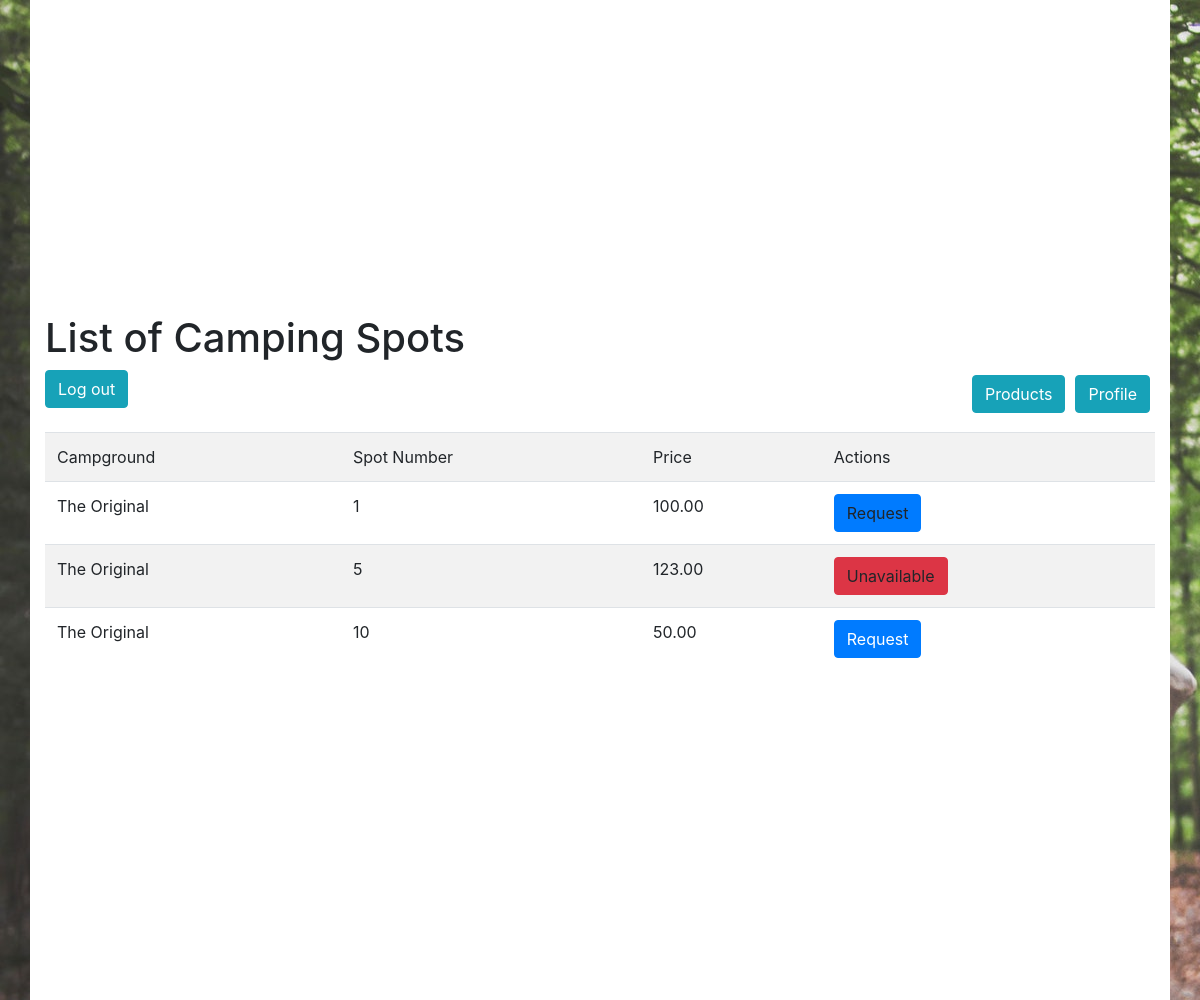
The page /camping_spot/index on the database as committed earlier.
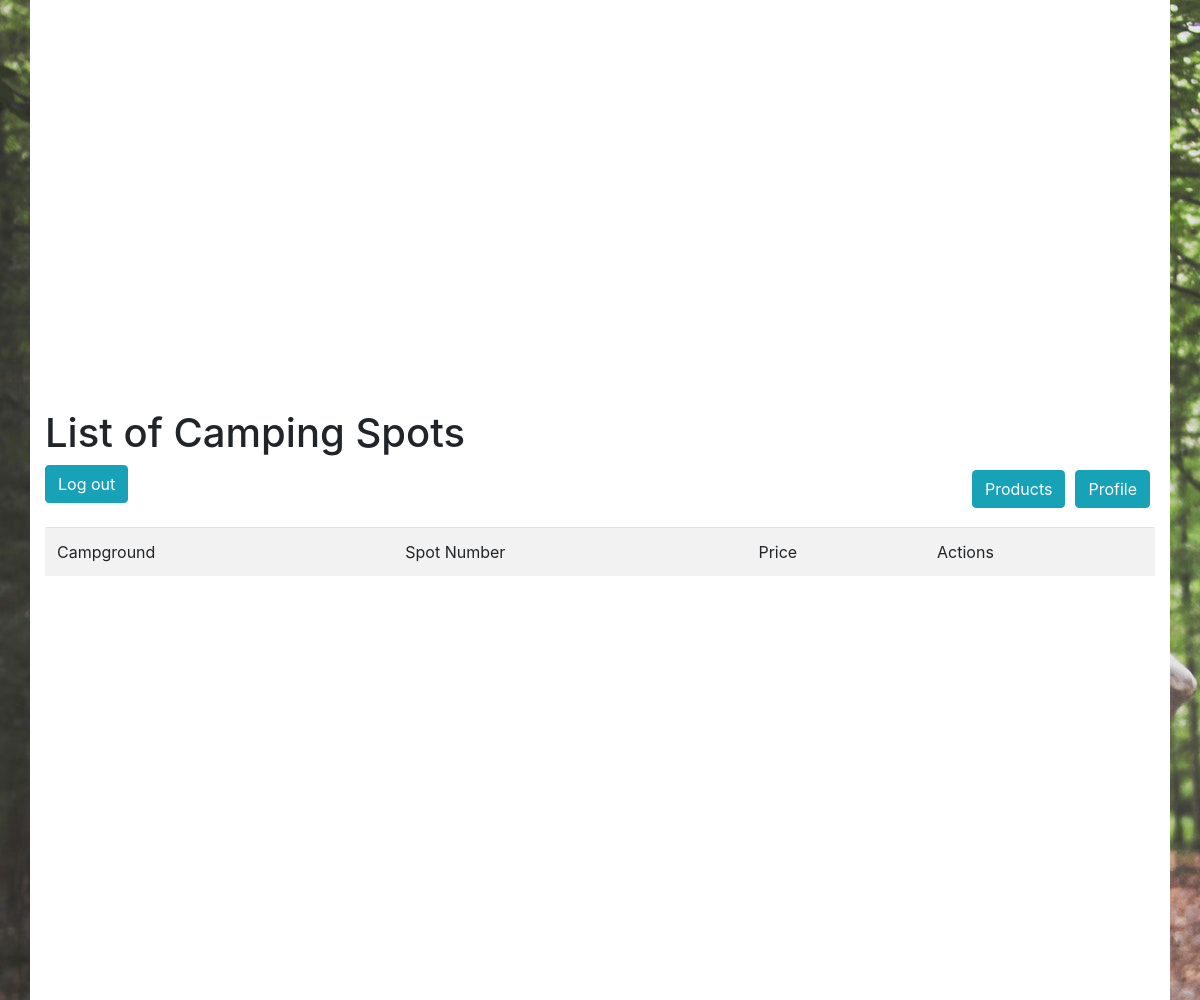
The same page on the database as committed later.
### tables this page shows
CREATE TABLE `camping_spot` (
  `camping_spot_id` int(11) NOT NULL,
  `campground_id` int(11) NOT NULL,
  `description` text NOT NULL,
  `image` varchar(100) NOT NULL DEFAULT 'default.png',
  `availability` enum('occupied','not occupied','pending') NOT NULL,
  `price` decimal(7,2) NOT NULL,
  `spot_number` int(11) NOT NULL
);

CREATE TABLE `campground` (
  `campground_id` int(11) NOT NULL,
  `name` varchar(50) NOT NULL,
  `street` varchar(50) NOT NULL,
  `postal_code` varchar(50) NOT NULL,
  `province` varchar(50) NOT NULL
);

### app/controllers/Camping_spotController.php (called while the page is built, shortened)
<?php
	class Camping_spotController extends Controller{
		public function index(){
			$items = $this->model('Camping_spot')->get();
			$this->view('camping_spot/index', ['items'=>$items]);
		}
	}
?>

### app/core/App.php (called while the page is built, shortened)
<?php
class App{
	var $method = 'index';
	public function __construct(){
		$url = $this->parseURL();
		if(isset($url[0]) && file_exists('app/controllers/'. $url[0]. 'Controller.php')) {
			unset($url[0]);
		}
		$this->controller = new $this->controller();
		if(isset($url[1]) && method_exists($this->controller, $url[1])){
			$this->method = $url[1];
			unset($url[1]);
		}
		$this->params = $url ? array_values($url) : [];
		call_user_func_array([$this->controller, $this->method], $this->params);
	}
	private function parseURL(){
		if(isset($_GET['url'])) {
			return explode('/', filter_var(rtrim($_GET['url'],'/'), FILTER_SANITIZE_URL));
		}
	}
}
?>

### index.php (called while the page is built, shortened)
<?php
	new App();
?>

### app/models/Camping_spot.php (called while the page is built, shortened)
<?php
	class Camping_spot extends Model{
		public function get(){
			$SQL = 'SELECT * FROM Camping_spot INNER JOIN campground ON Camping_spot.campground_id = campground.campground_id';
			$stmt = self::$_connection->prepare($SQL);
			$stmt->execute();
			$stmt->setFetchMode(PDO::FETCH_CLASS, 'Camping_spot');
			return $stmt->fetchAll();
		}
	}
?>

### app/core/Model.php (called while the page is built, shortened)
<?php
	class Model{
		public function __construct(){
			$host = 'localhost';
			$dbname = 'camping';
			$user = 'camping_user';
			$password = 'tjAOLl7NQlvOtES9';
		}
	}
?>

### app/views/camping_spot/index.php (the view, shortened to what this page needs)
<!DOCTYPE html>
<!doctype html>
<html lang="en">
  <head>
    <link rel="stylesheet" href="https://stackpath.bootstrapcdn.com/bootstrap/4.4.1/css/bootstrap.min.css">
  </head>
  <body>
    <div style="background-image: url('../images/background.jpg');height: 1000px;">
  	<div class='container' style="background-color: white; align-content: center;height: 1000px">
    <h1>List of Camping Spots</h1>
      <a href="/Camping/login/logout" class= "btn btn-info">Log out</a>
      <a href="/Camping/profile/index" class="btn btn-info" style="float: right; margin: 5px;">Profile</a>
      <a href="/Camping/product/catalog" class="btn btn-info" style="float: right; margin: 5px">Products</a>
			<table class="table table-striped">
				<tr><td>Campground</td><td>Spot Number</td><td>Price</td><td>Actions</td></tr>
			   <?php
					foreach($data['items'] as $item){
						echo "<tr><td>$item->name</td><td>$item->spot_number</td><td>$item->price</td><td>";
            if($item->availability == 'not occupied') {
              echo "<a href = '/Camping/camping_spot/request/$item->camping_spot_id' class='btn btn-primary'>Request</a>
                </td></tr>";
            }
            elseif ($item->availability == 'pending') {
              echo "<a class='btn btn-primary' disabled>Request</a>
                </td></tr>";
            }
            else{
              echo "<a class='btn btn-danger' disabled>Unavailable</a>
                </td></tr>";
            }
					}
				?>
	</table>
    </div>
  </div>
  </body>
</html>

Rows that differ between the two databases and show on the page:
removed camping_spot: campground.name "The Original", spot_number "1", price "100.00", availability "Request"
removed camping_spot: campground.name "The Original", spot_number "5", price "123.00", availability "Unavailable"
removed camping_spot: campground.name "The Original", spot_number "10", price "50.00"
